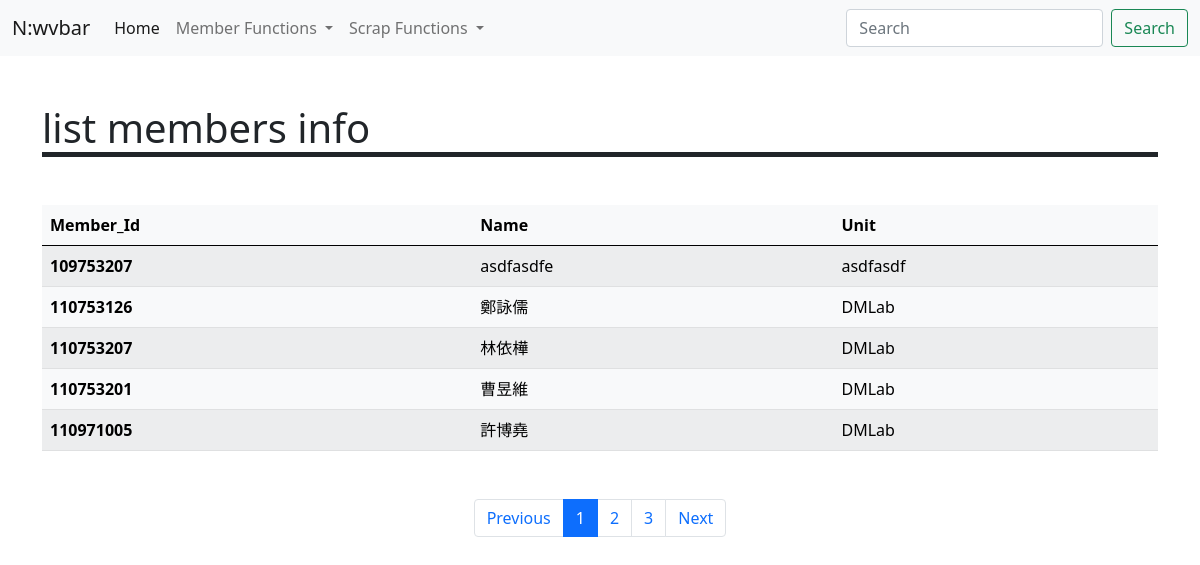
The app's page /member/info with its own data.
### tables this page shows
CREATE TABLE "Member"(
	"Member_ID" [nchar](10) NOT NULL,
	"Name" [nvarchar](50) NULL,
	"Unit" [nvarchar](50) NULL,
	PRIMARY KEY("Member_ID")
);

### view/member_register.py (the view)
@member_app.route('/info')
def member_info_show():
    page = int(request.args.get('page') if request.args.get('page') else 1)
    each_page = 5
    connection  = engine.connect() # connection 要放在view function中，否則會出現thread error
    query = db.select(func.count()).select_from(table_members)
    proxy = connection.execute(query)
    total_pages = math.ceil(proxy.fetchall()[0][0]/each_page) # [0][0] => inorder to get the value
    query = db.select(table_members).limit(each_page).offset((page-1)*each_page)
    proxy = connection.execute(query)
    results = proxy.fetchall()
    connection.close()
    return render_template('member_info.html',
                           page_header="list members info",
                           total_pages=total_pages,
                           outputs=results,
                           page=page)

### templates/member_info.html (shortened to what this page needs)
{% extends "parts/base.html" %}
{% block page_content %}
{{ super() }}
<table class="table table-light table-striped table-hover mt-5">
    <thead>
      <tr>
        <th scope="col">Member_Id</th>
        <th scope="col">Name</th>
        <th scope="col">Unit</th>
      </tr>
    </thead>
    <tbody>
        {% for col in outputs %}
        <tr>
            <th scope="row">{{ col['Member_ID'] }}</th>
            <td>{{ col['Name'] }}</td>
            <td>{{ col['Unit'] }}</td>
          </tr>
        {% endfor %}
    </tbody>
  </table>
<ul class="pagination  justify-content-center mt-5">
    <li class="page-item"><a class="page-link" href="/member/info?page={{ page-1 }}">Previous</a></li>
    {% for p in range(1,total_pages+1 ) %}
    <li class="page-item {{'active' if p==page else ''}}"><a class="page-link" href="/member/info?page={{p}}">{{ p }}</a></li>
    {% endfor %}
    <li class="page-item"><a class="page-link" href="/member/info?page={{ page+1 }}">Next</a></li>
</ul>
{% endblock page_content %}

### records on screen
Member: Member_ID "109753207", Name "asdfasdfe", Unit "asdfasdf"
Member: Member_ID "110753126", Name "鄭詠儒", Unit "DMLab"
Member: Member_ID "110753207", Name "林依樺", Unit "DMLab"
Member: Member_ID "110753201", Name "曹昱維", Unit "DMLab"
Member: Member_ID "110971005", Name "許博堯", Unit "DMLab"

### other values on screen
{{ page_header }} "list members info"
{{ p }} "1" "2" "3"
